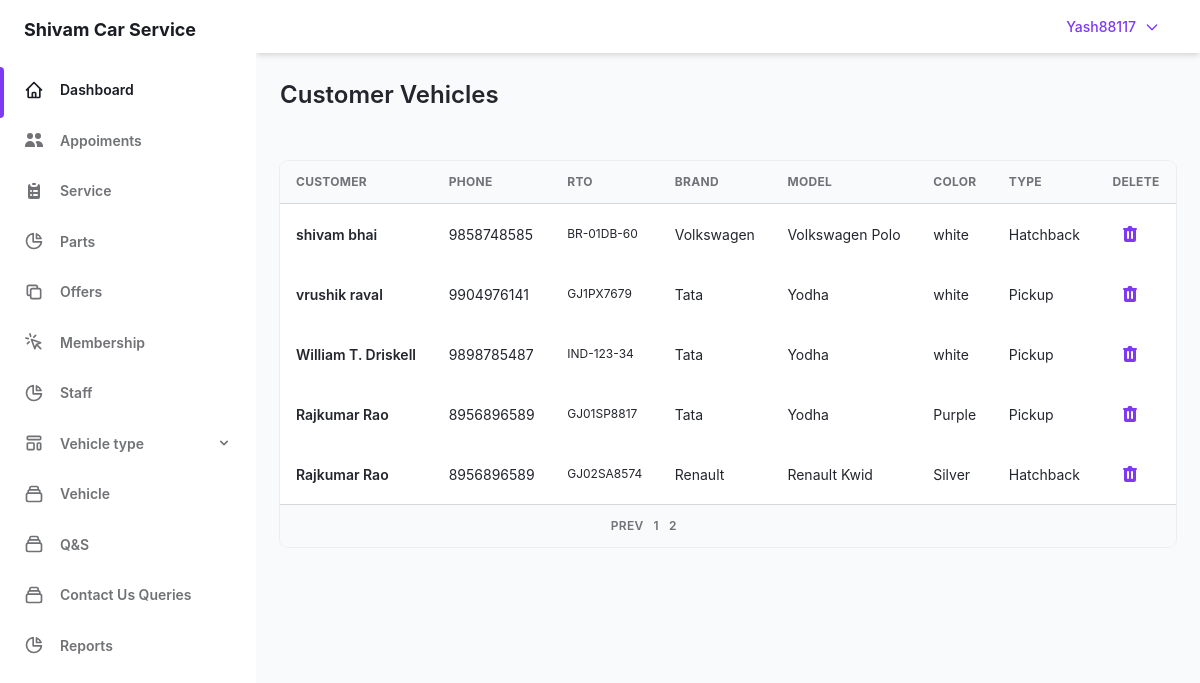
Screenshot of /admin/Vehicle.php?page=2 (signed in) with the database file from the repository.
### tables this page shows
CREATE TABLE `user` (
  `user_id` int(5) NOT NULL,
  `user_name` varchar(30) NOT NULL,
  `user_pass` varchar(40) NOT NULL,
  `user_email` varchar(50) NOT NULL,
  `user_add` varchar(255) NOT NULL,
  `user_phone` bigint(10) DEFAULT NULL,
  `user_sec_ques` varchar(50) NOT NULL,
  `user_sec_ans` varchar(20) NOT NULL,
  `companycompany_id` int(5) NOT NULL,
  `otp` int(5) DEFAULT NULL
);

CREATE TABLE `vehicle` (
  `rto_number` varchar(12) NOT NULL,
  `customer_id` int(5) NOT NULL,
  `chassis_no` varchar(20) NOT NULL,
  `veh_color_id` int(2) NOT NULL,
  `modelcar_model_id` int(2) NOT NULL
);

CREATE TABLE `maker` (
  `maker_id` int(2) NOT NULL,
  `maker_name` varchar(20) NOT NULL,
  `car_typecar_type_id` int(1) NOT NULL
);

CREATE TABLE `model` (
  `car_model_id` int(2) NOT NULL,
  `model_name` varchar(100) NOT NULL,
  `Makermaker_id` int(2) NOT NULL
);

CREATE TABLE `veh_color` (
  `veh_color_id` int(2) NOT NULL,
  `color_name` varchar(15) NOT NULL
);

CREATE TABLE `car_type` (
  `car_type_id` int(1) NOT NULL,
  `name` varchar(100) NOT NULL
);

### admin/Vehicle.php (the view, shortened to what this page needs)
<?php require "sidebar.php";
require "../lockscreen/connection.php";
?>
<main class="h-full overflow-y-auto">
  <div class="container grid px-6 mx-auto">
    <h2 class="my-6 text-2xl font-semibold text-gray-700 dark:text-gray-200">
      Customer Vehicles
    </h2>
    <div class="w-full overflow-hidden rounded-lg shadow-xs">
      <div class="w-full overflow-x-auto">
        <?php $con or die("connection failed");
        $limit = 7;
        if (isset($_GET['page'])) {
          $page = $_GET['page'];
        } else {
          $page = 1;
        }
        $offset = ($page - 1) * $limit;
        $sql = "SELECT user.user_name , user.user_phone ,vehicle.rto_number, maker.maker_name,
         model.model_name , veh_color.color_name ,car_type.name   FROM user JOIN customer
          ON customer.Useruser_id = user.user_id JOIN vehicle ON vehicle.customer_id = customer.customer_id
           JOIN model ON vehicle.modelcar_model_id = model.car_model_id JOIN veh_color
           ON vehicle.veh_color_id = veh_color.veh_color_id JOIN maker on maker.maker_id =model.Makermaker_id
           JOIN car_type ON maker.car_typecar_type_id = car_type.car_type_id LIMIT {$offset},{$limit}";
        $result = mysqli_query($con, $sql) or die("quary failed");
        if (mysqli_num_rows($result) > 0) {
        ?>
          <table class="w-full whitespace-no-wrap">
            <thead>
              <tr class="text-xs font-semibold tracking-wide text-left text-gray-500 uppercase border-b dark:border-gray-700 bg-gray-50 dark:text-gray-400 dark:bg-gray-800">
                <th class="px-4 py-3">Customer</th>
                <th class="px-4 py-3">Phone</th>
                <th class="px-4 py-3">RTO</th>
                <th class="px-4 py-3">Brand</th>
                <th class="px-4 py-3">Model</th>
                <th class="px-4 py-3">Color</th>
                <th class="px-4 py-3">Type</th>
                <th class="px-4 py-3">Delete</th>
              </tr>
            </thead>
            <?php
                   while($row = mysqli_fetch_assoc($result))
                   {
                  ?>
            <tbody class="bg-white divide-y dark:divide-gray-700 dark:bg-gray-800">
              <tr class="text-gray-700 dark:text-gray-400">
                <td class="px-4 py-3">
                  <div class="flex items-center text-sm">
                    <div>
                      <p class="font-semibold">
                      <?php echo $row['user_name']; ?>
                    </p>
                  </div>
                </div>
              </td>
              <td class="px-4 py-3 text-sm">
                  <?php echo $row['user_phone']; ?>
                </td>
                <td class="px-4 py-3 text-xs">
                  <?php echo $row['rto_number']; ?>
                </td>
                <td class="px-4 py-3 text-sm">
                  <?php echo $row['maker_name']; ?>
                </td>
                <td class="px-4 py-3 text-sm">
                  <?php echo $row['model_name']; ?>
                </td>
                <td class="px-4 py-3 text-sm">
                  <?php echo $row['color_name']; ?>
                </td>
                <td class="px-4 py-3 text-sm">
                  <?php echo $row['name']; ?>
                </td>
                <td class="px-4 py-3">
                  <div class="flex items-center space-x-4 text-sm">
                    <button class="flex items-center justify-between px-2 py-2 text-sm font-medium leading-5 text-purple-600 rounded-lg dark:text-gray-400 focus:outline-none focus:shadow-outline-gray" aria-label="Delete"
                    onclick="return confirm('Are you sure you want to delete vehicle?');">
                    <a href="delete-vehicle.php?id=<?php echo $row['rto_number']; ?>">
                    </a>
                    </button>
                  </div>
                </td>
              </tr>
              <?php } ?>
            </tbody>
          </table>
        <?php } ?>
      <div class="grid px-4 py-3 text-xs font-semibold tracking-wide text-gray-500 uppercase border-t dark:border-gray-700 bg-gray-50 sm:grid-cols-9 dark:text-gray-400 dark:bg-gray-800">
<span class="flex col-span-4 mt-2 sm:mt-auto sm:justify-end">
  <?php
  $sql1 = "SELECT * FROM vehicle";
  $result1 = mysqli_query($con, $sql1) or die("Query Failed.");
  if (mysqli_num_rows($result1) > 0) {
    $total_records = mysqli_num_rows($result1);
    $total_page = ceil($total_records / $limit);
    echo '<ul class="inline-flex items-center">';
    if ($page > 1) {
      echo '<li><a href="Vehicle.php?page=' . ($page - 1) . '">Prev&nbsp;</a></li>' . "  ";
    }
    for ($i = 1; $i <= $total_page; $i++) {
      if ($i == $page) {
        $active = "active";
      } else {
        $active = "";
      }
      echo '<li class="' . $active . ' "> &nbsp; <a href="Vehicle.php?page=' . $i . '">' . $i  . '&nbsp;</a></li>';
    }
    echo '</ul>';
  }
  ?>
</span>
</div>
      </div>
    </div>
  </div>
</main>
</div>
</div>
</body>
</html>

### admin/sidebar.php (shortened to what this page needs)
<?php
require_once "../lockscreen/connection.php";
?>
<!DOCTYPE html>
<html :class="{ 'theme-dark': dark }" x-data="data()" lang="en">
<head>
  <link rel="stylesheet" href="./assets/css/tailwind.output.css" />
  <link rel="stylesheet" href="https://cdnjs.cloudflare.com/ajax/libs/Chart.js/2.9.3/Chart.min.css" />
</head>
<div class="flex h-screen bg-gray-50 dark:bg-gray-900" :class="{ 'overflow-hidden': isSideMenuOpen }">
  <aside class="z-20 hidden w-64 overflow-y-auto bg-white dark:bg-gray-800 md:block flex-shrink-0">
    <div class="py-4 text-gray-500 dark:text-gray-400">
      <a class="ml-6 text-lg font-bold text-gray-800 dark:text-gray-200" href="Dassboard.php">
        Shivam Car Service
      </a>
      <ul class="mt-6">
        <li class="relative px-6 py-3">
          <span class="absolute inset-y-0 left-0 w-1 bg-purple-600 rounded-tr-lg rounded-br-lg" aria-hidden="true"></span>
          <a class="inline-flex items-center w-full text-sm font-semibold text-gray-800 transition-colors duration-150 hover:text-gray-800 dark:hover:text-gray-200 dark:text-gray-100" href="../admin/Dassboard.php">
            <span class="ml-4">Dashboard</span>
          </a>
        </li>
      </ul>
      <ul>
        <li class="relative px-6 py-3">
          <a class="inline-flex items-center w-full text-sm font-semibold transition-colors duration-150 hover:text-gray-800 dark:hover:text-gray-200" href="Appoiments.php">
            <svg xmlns="http://www.w3.org/2000/svg" class="h-5 w-5" viewBox="0 0 20 20" fill="currentColor">
              <path d="M9 6a3 3 0 11-6 0 3 3 0 016 0zM17 6a3 3 0 11-6 0 3 3 0 016 0zM12.93 17c.046-.327.07-.66.07-1a6.97 6.97 0 00-1.5-4.33A5 5 0 0119 16v1h-6.07zM6 11a5 5 0 015 5v1H1v-1a5 5 0 015-5z" />
            </svg>
            <span class="ml-4">Appoiments</span>
          </a>
        </li>
        <li class="relative px-6 py-3">
          <a class="inline-flex items-center w-full text-sm font-semibold transition-colors duration-150 hover:text-gray-800 dark:hover:text-gray-200" href="../admin/service.php">
            <span class="ml-4">Service</span>
          </a>
        </li>
        <li class="relative px-6 py-3">
          <a class="inline-flex items-center w-full text-sm font-semibold transition-colors duration-150 hover:text-gray-800 dark:hover:text-gray-200" href="parts.php">
            <svg class="w-5 h-5" aria-hidden="true" fill="none" stroke-linecap="round" stroke-linejoin="round" stroke-width="2" viewBox="0 0 24 24" stroke="currentColor">
              <path d="M11 3.055A9.001 9.001 0 1020.945 13H11V3.055z"></path>
              <path d="M20.488 9H15V3.512A9.025 9.025 0 0120.488 9z"></path>
            </svg>
            <span class="ml-4">Parts</span>
          </a>
        </li>
        <li class="relative px-6 py-3">
          <a class="inline-flex items-center w-full text-sm font-semibold transition-colors duration-150 hover:text-gray-800 dark:hover:text-gray-200" href="offers.php">
            <svg class="w-5 h-5" aria-hidden="true" fill="none" stroke-linecap="round" stroke-linejoin="round" stroke-width="2" viewBox="0 0 24 24" stroke="currentColor">
              <path d="M8 16H6a2 2 0 01-2-2V6a2 2 0 012-2h8a2 2 0 012 2v2m-6 12h8a2 2 0 002-2v-8a2 2 0 00-2-2h-8a2 2 0 00-2 2v8a2 2 0 002 2z"></path>
            </svg>
            <span class="ml-4">Offers</span>
          </a>
        </li>
        <li class="relative px-6 py-3">
          <a class="inline-flex items-center w-full text-sm font-semibold transition-colors duration-150 hover:text-gray-800 dark:hover:text-gray-200" href="Membership.php">
            <svg class="w-5 h-5" aria-hidden="true" fill="none" stroke-linecap="round" stroke-linejoin="round" stroke-width="2" viewBox="0 0 24 24" stroke="currentColor">
              <path d="M15 15l-2 5L9 9l11 4-5 2zm0 0l5 5M7.188 2.239l.777 2.897M5.136 7.965l-2.898-.777M13.95 4.05l-2.122 2.122m-5.657 5.656l-2.12 2.122"></path>
            </svg>
            <span class="ml-4">Membership</span>
          </a>
        </li>
        <li class="relative px-6 py-3">
          <a class="inline-flex items-center w-full text-sm font-semibold transition-colors duration-150 hover:text-gray-800 dark:hover:text-gray-200" href="staff.php">
            <svg class="w-5 h-5" aria-hidden="true" fill="none" stroke-linecap="round" stroke-linejoin="round" stroke-width="2" viewBox="0 0 24 24" stroke="currentColor">
              <path d="M11 3.055A9.001 9.001 0 1020.945 13H11V3.055z"></path>
              <path d="M20.488 9H15V3.512A9.025 9.025 0 0120.488 9z"></path>
            </svg>
            <span class="ml-4">Staff</span>
          </a>
        </li>
        <li class="relative px-6 py-3">
          <button class="inline-flex items-center justify-between w-full text-sm font-semibold transition-colors duration-150 hover:text-gray-800 dark:hover:text-gray-200" @click="togglePagesMenu" aria-haspopup="true">
            <span class="inline-flex items-center">
              <span class="ml-4">Vehicle type</span>
            </span>
            <svg class="w-4 h-4" aria-hidden="true" fill="currentColor" viewBox="0 0 20 20">
              <path fill-rule="evenodd" d="M5.293 7.293a1 1 0 011.414 0L10 10.586l3.293-3.293a1 1 0 111.414 1.414l-4 4a1 1 0 01-1.414 0l-4-4a1 1 0 010-1.414z" clip-rule="evenodd"></path>
            </svg>
          </button>
        </li>
        <li class="relative px-6 py-3">
          <a class="inline-flex items-center w-full text-sm font-semibold transition-colors duration-150 hover:text-gray-800 dark:hover:text-gray-200" href="Vehicle.php">
            <span class="ml-4">Vehicle</span>
          </a>
        </li>
        <li class="relative px-6 py-3">
          <a class="inline-flex items-center w-full text-sm font-semibold transition-colors duration-150 hover:text-gray-800 dark:hover:text-gray-200" href="Q&S.php">
            <span class="ml-4">Q&S</span>
          </a>
        </li>
        <li class="relative px-6 py-3">
          <a class="inline-flex items-center w-full text-sm font-semibold transition-colors duration-150 hover:text-gray-800 dark:hover:text-gray-200" href="Contact_Us_Queries.php">
            <span class="ml-4">Contact Us Queries</span>
          </a>
        </li>
        <li class="relative px-6 py-3">
          <a class="inline-flex items-center w-full text-sm font-semibold transition-colors duration-150 hover:text-gray-800 dark:hover:text-gray-200" href="Reports.php">
            <svg class="w-5 h-5" aria-hidden="true" fill="none" stroke-linecap="round" stroke-linejoin="round" stroke-width="2" viewBox="0 0 24 24" stroke="currentColor">
              <path d="M11 3.055A9.001 9.001 0 1020.945 13H11V3.055z"></path>
              <path d="M20.488 9H15V3.512A9.025 9.025 0 0120.488 9z"></path>
            </svg>
            <span class="ml-4">Reports</span>
          </a>
        </li>
      </ul>
    </div>
  </aside>
  <div class="flex flex-col flex-1 w-full">
    <header class="z-10 py-4 bg-white shadow-md dark:bg-gray-800">
      <div class="container flex items-center justify-end h-full px-6 mx-auto text-purple-600 dark:text-purple-300">
        <?php
        $email = $_SESSION['admin_login'];
        $get_username = "SELECT * FROM user WHERE user_email = '$email'";
        $res = mysqli_query($con, $get_username);
        $username = mysqli_fetch_array($res);
        ?>
        <button class=" font-medium rounded-lg text-sm px-4 py-2.5 text-center inline-flex items-center" type="button" data-dropdown-toggle="dropdown"><?php echo $username['user_name']; ?><svg class="w-4 h-4 ml-2" fill="none" stroke="currentColor" viewBox="0 0 24 24" xmlns="http://www.w3.org/2000/svg">
            <path stroke-linecap="round" stroke-linejoin="round" stroke-width="2" d="M19 9l-7 7-7-7"></path>
          </svg>
        </button>
      </div>
    </header>

### rows the page displays
user: user_name "Yash88117"
user: user_name "shivam bhai", user_phone "9858748585", vehicle.rto_number "BR-01DB-60", maker.maker_name "Volkswagen", model.model_name "Volkswagen Polo", veh_color.color_name "white", car_type.name "Hatchback"
user: user_name "vrushik raval", user_phone "9904976141", vehicle.rto_number "GJ1PX7679", maker.maker_name "Tata", model.model_name "Yodha", veh_color.color_name "white", car_type.name "Pickup"
user: user_name "William T. Driskell", user_phone "9898785487", vehicle.rto_number "IND-123-34", maker.maker_name "Tata", model.model_name "Yodha", veh_color.color_name "white", car_type.name "Pickup"
user: user_name "Rajkumar Rao", user_phone "8956896589", vehicle.rto_number "GJ01SP8817", maker.maker_name "Tata", model.model_name "Yodha", veh_color.color_name "Purple", car_type.name "Pickup", vehicle.rto_number "GJ02SA8574", maker.maker_name "Renault", model.model_name "Renault Kwid", veh_color.color_name "Silver", car_type.name "Hatchback"
